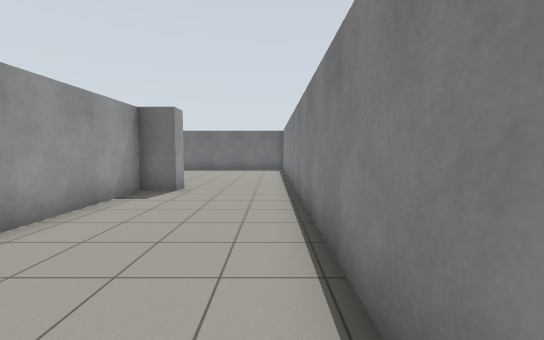
view 1 (above)

17 first-person views from a walk through a robot-simulator world made for Gazebo. The camera is 1.2 m above the floor, tilts 4° down and sees 90° across. The floor is counted in squares, 1 m on a side. Each view is taken from the middle of a square. On the plan, view 1 faces up. The plan holds only what a view shows up to about 12 squares ahead; the rest is blank.

view 2
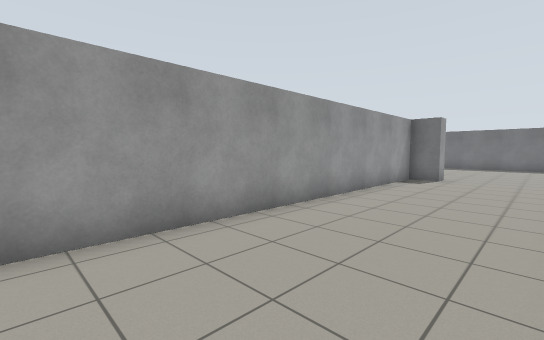

view 3
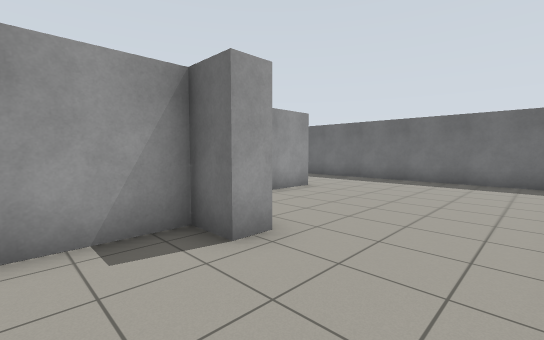

view 4
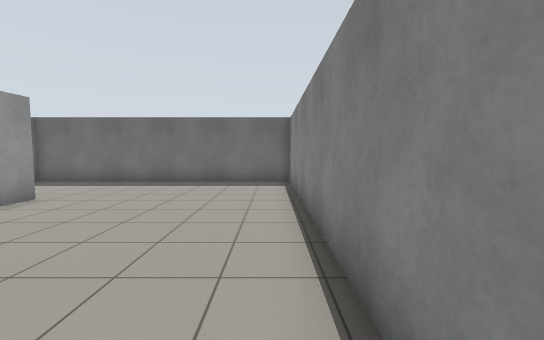

view 5
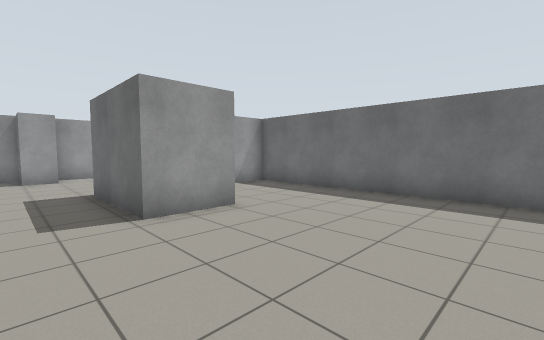

view 6
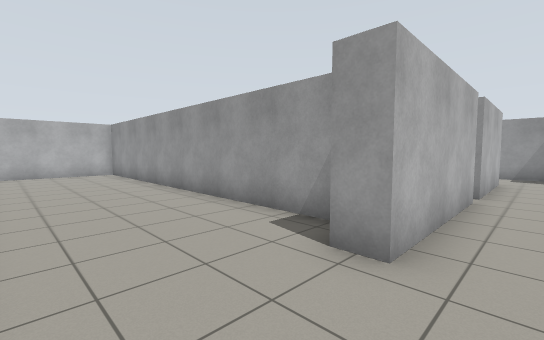

view 7
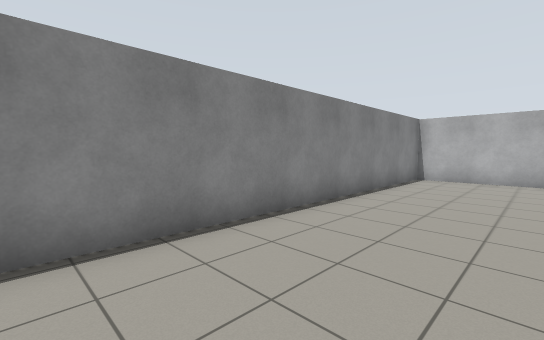

view 8
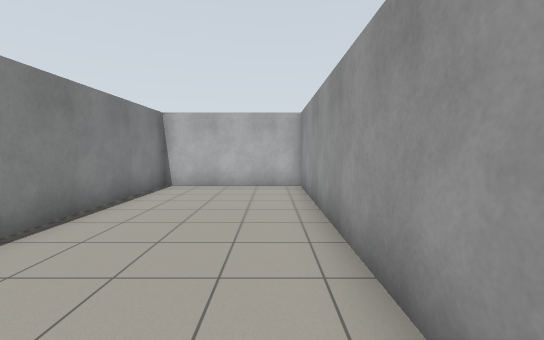

view 9
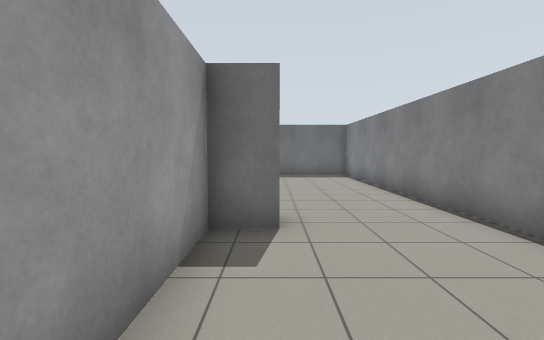

view 10
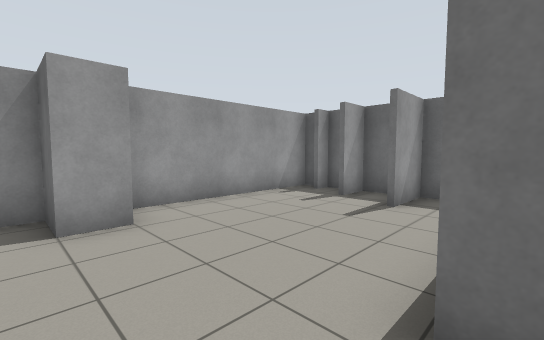

view 11
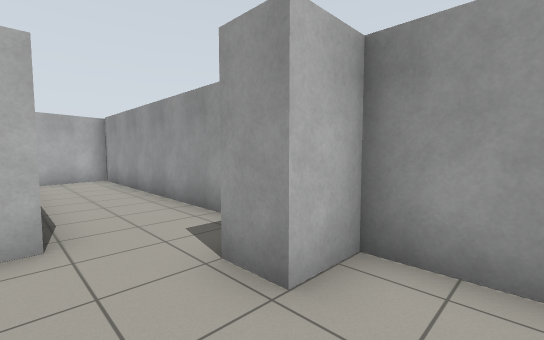

view 12
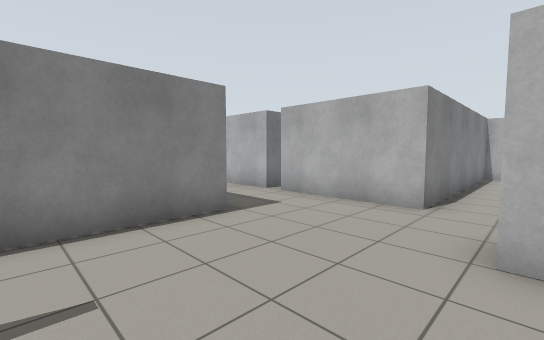

view 13
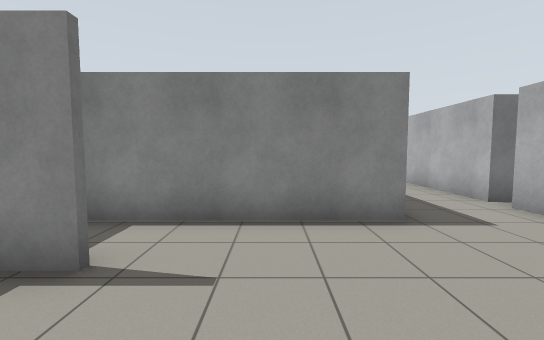

view 14
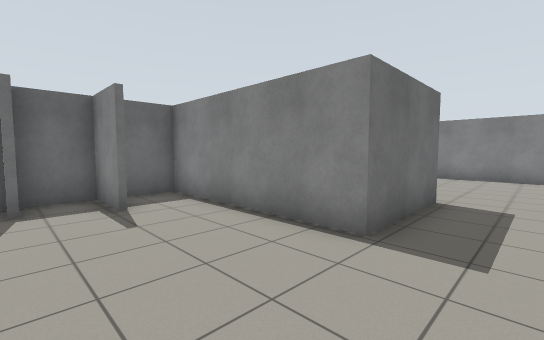

view 15
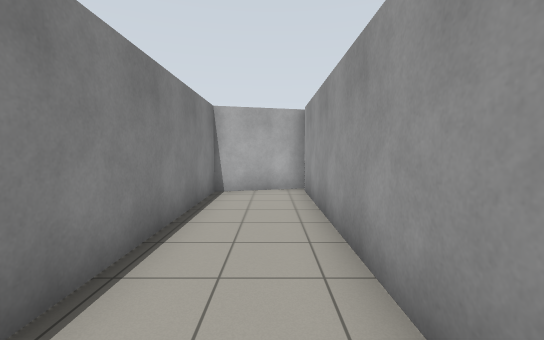

view 16
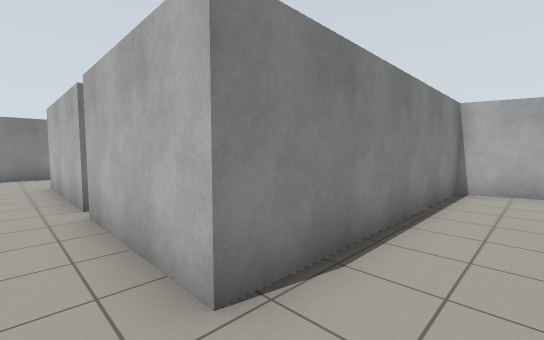

view 17
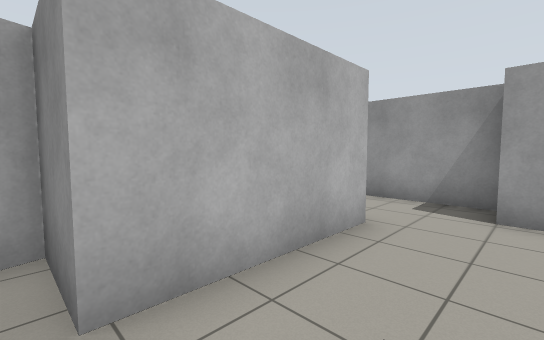

### Floor plan
Ten units are one square. View 1 is at (0, 0); x grows to the right and y downward. Boxes are objects, and circles mark ways between rooms. Rooms are numbered by the first view taken in them; rooms with no view inside come last. Other rooms are left out.
<svg viewBox="-156 -183 169 241">
<path fill="none" stroke="#000" d="M-56 -89 -29 -89 -29 -81 -40 -81 -40 53 7 53 7 -172M-59 -138 -59 -117M8 -176 -92 -176 -92 -162M-84 -117 -94 -117 -94 -176 -140 -176M-114 -159 -114 -178M-128 -178 -128 -165M-112 -178 -112 -159M-150 -176 -150 -115 -137 -115 -137 -105 -150 -105 -150 -8M-151 -3 -123 -11 -123 -89 -83 -89M-83 -89 -83 -71 -79 -72M-76 -81 -76 -89 -56 -89M-59 -117 -84 -117"/>
<circle cx="-65" cy="-105" r="3" fill="#2a7"/>
<circle cx="-90" cy="-105" r="3" fill="#2a7"/>
<text x="-20" y="-80">1</text>
<text x="-120" y="-110">2</text>
<text x="-70" y="-100">3</text>
</svg>
Room 1 opens to room 3. Room 2 opens to room 3.

Where each view was taken, in squares from view 1:
view 1: 0 up, 0 right, facing up
view 2: 4 down, 0 right, facing up-left
view 3: 6 up, 0 right, facing up-left
view 4: 7 up, 0 right, facing up
view 5: 10 up, 1 left, facing up-left
view 6: 10 up, 0 right, facing down-left
view 7: 7 up, 3 left, facing down-right
view 8: 4 up, 3 left, facing down
view 9: 4 up, 3 left, facing up
view 10: 10 up, 9 left, facing up-left
view 11: 13 up, 12 left, facing down-left
view 12: 15 up, 14 left, facing down-right
view 13: 14 up, 14 left, facing right
view 14: 10 up, 13 left, facing up-right
view 15: 9 up, 14 left, facing down
view 16: 10 up, 14 left, facing down-right
view 17: 11 up, 8 left, facing down-left
